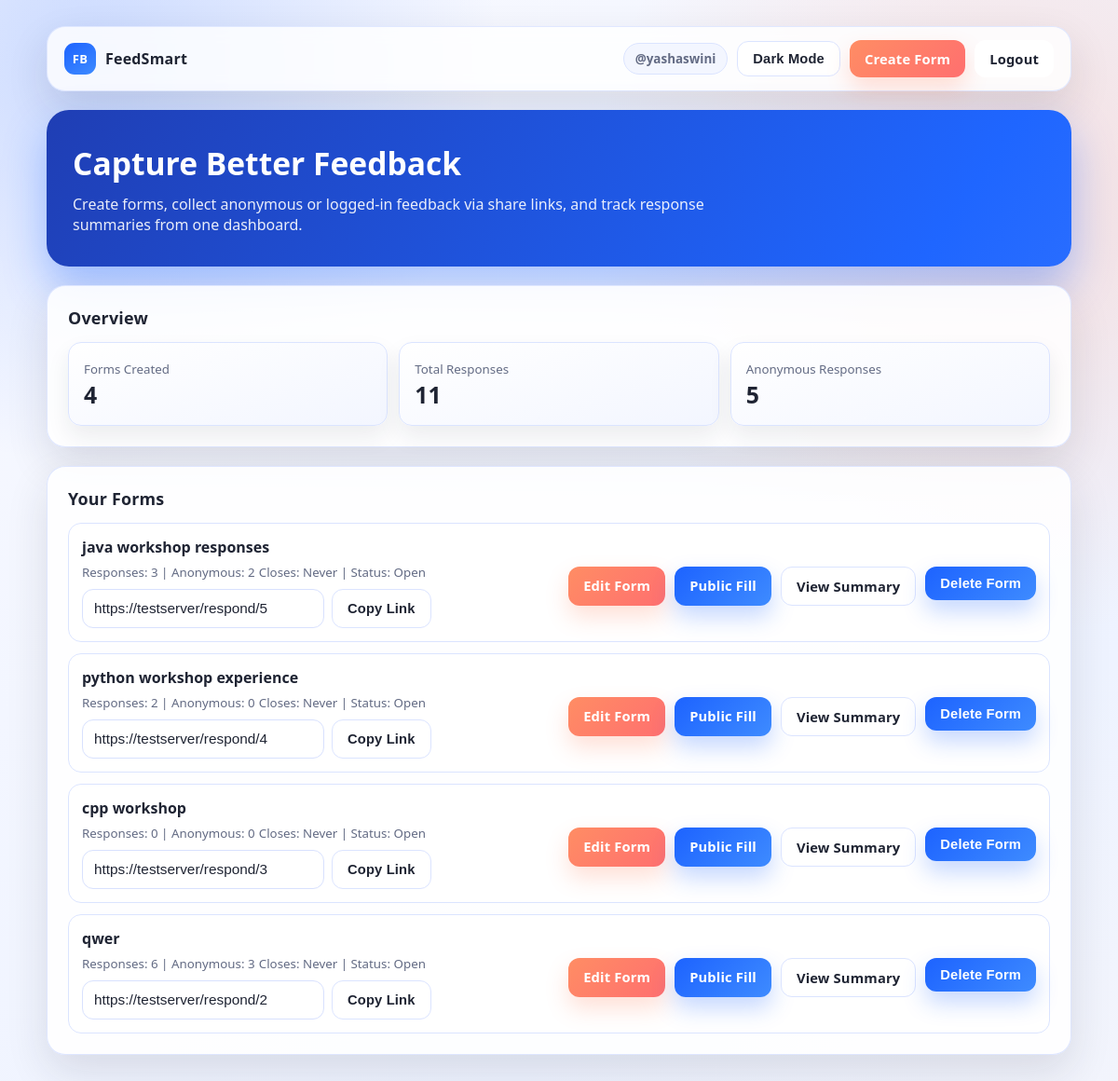
Screenshot of /home (signed in) with the database file from the repository.
### models.py (models this page shows)
class Form(db.Model):
    id = db.Column(db.Integer, primary_key=True)
    title = db.Column(db.String(200), nullable=False)
    user_id = db.Column(db.Integer, db.ForeignKey('user.id'))
    closing_at = db.Column(DateTime, nullable=True)

### app.py (the view)
@app.route('/home')
@login_required
def index():
    forms = Form.query.filter_by(user_id=session['user_id']).order_by(Form.id.desc()).all()
    responses = Response.query.filter_by(user_id=session['user_id']).all()
    response_counts = Counter(r.form_id for r in responses)
    anonymous_counts = Counter(r.form_id for r in responses if r.username == 'Anonymous')
    total_forms = len(forms)
    total_responses = len(responses)
    total_anonymous = sum(anonymous_counts.values())
    form_cards = []
    for form in forms:
        form_cards.append({
            'form': form,
            'response_count': response_counts.get(form.id, 0),
            'anonymous_count': anonymous_counts.get(form.id, 0),
            'share_url': build_public_url('public_form', form_id=form.id),
            'is_closed': is_form_closed(form),
        })
    return render_template(
        'index.html',
        forms=forms,
        form_cards=form_cards,
        total_forms=total_forms,
        total_responses=total_responses,
        total_anonymous=total_anonymous,
    )

### app.py (called while the page is built)
def login_required(view):
    @wraps(view)
    def wrapped_view(*args, **kwargs):
        if 'user_id' not in session:
            return redirect(url_for('login'))
        return view(*args, **kwargs)
    return wrapped_view

def is_form_closed(form):
    return bool(form.closing_at and datetime.utcnow() > form.closing_at)

def build_public_url(endpoint, **values):
    path = url_for(endpoint, **values)
    configured_base = os.environ.get('PUBLIC_BASE_URL', '').strip().rstrip('/')
    base = configured_base or public_tunnel_url
    if base:
        return f'{base}{path}'
    return url_for(endpoint, _external=True, _scheme='https', **values)

@app.context_processor
def inject_user():
    return {'current_username': session.get('username')}

### templates/index.html (shortened to what this page needs)
<!DOCTYPE html>
<html>
<head>
    <link rel="stylesheet" href="/static/style.css">
</head>
<body>
    <main class="page">
        <header class="topbar reveal">
            <a class="brand" href="/home">
                <span class="brand-badge">FB</span>
                <span>FeedSmart</span>
            </a>
            <nav class="nav-links">
                <span class="user-pill">@{{ current_username }}</span>
                <button type="button" class="btn btn-secondary theme-toggle" onclick="toggleTheme()">Theme</button>
                <a href="/create" class="btn-link btn btn-accent">Create Form</a>
                <a href="/logout" class="btn-link btn btn-secondary">Logout</a>
            </nav>
        </header>
        <section class="hero reveal delay-1">
            <h1>Capture Better Feedback</h1>
            <p>Create forms, collect anonymous or logged-in feedback via share links, and track response summaries from one dashboard.</p>
        </section>
        <section class="section reveal delay-2">
            <h2 class="section-title">Overview</h2>
            <div class="metric-grid">
                <article class="card metric-card">
                    <small class="hint">Forms Created</small>
                    <h3>{{ total_forms }}</h3>
                </article>
                <article class="card metric-card">
                    <small class="hint">Total Responses</small>
                    <h3>{{ total_responses }}</h3>
                </article>
                <article class="card metric-card">
                    <small class="hint">Anonymous Responses</small>
                    <h3>{{ total_anonymous }}</h3>
                </article>
            </div>
        </section>
        <section class="section reveal delay-2">
            <h2 class="section-title">Your Forms</h2>
            {% if form_cards %}
                <div class="form-list">
                    {% for item in form_cards %}
                    <article class="form-item reveal delay-3">
                        <div>
                            <strong>{{ item.form.title }}</strong>
                            <small class="hint">Responses: {{ item.response_count }} | Anonymous: {{ item.anonymous_count }}</small>
                            <small class="hint">
                                {% if item.form.closing_at %}
                                    Closes: {{ item.form.closing_at.strftime('%d %b %Y %H:%M') }}
                                    {% if item.is_closed %}| Status: Closed{% else %}| Status: Open{% endif %}
                                {% else %}
                                    Closes: Never | Status: Open
                                {% endif %}
                            </small>
                            <div class="share-row">
                                <input id="share-{{ item.form.id }}" value="{{ item.share_url }}" readonly>
                                <button type="button" class="btn btn-secondary" onclick="copyShare('share-{{ item.form.id }}')">Copy Link</button>
                            </div>
                        </div>
                        <div class="actions">
                            <a href="/edit/{{ item.form.id }}" class="btn btn-accent">Edit Form</a>
                            <a href="/respond/{{ item.form.id }}" class="btn btn-primary">Public Fill</a>
                            <a href="/summary/{{ item.form.id }}" class="btn btn-secondary">View Summary</a>
                            <form method="post" action="/delete/{{ item.form.id }}" onsubmit="return confirm('Delete this form and all its responses?');">
                                <button type="submit" class="btn btn-danger">Delete Form</button>
                            </form>
                        </div>
                    </article>
                    {% endfor %}
                </div>
            {% else %}
                <div class="empty">No forms yet. Create your first form to get started.</div>
            {% endif %}
        </section>
    </main>
</body>
</html>

### rows the page displays
Form: form "java workshop responses"
Form: form "python workshop experience"
Form: form "cpp workshop"
Form: form "qwer"

### other values shown
{{ current_username }} "yashaswini"
{{ total_forms }} "4"
{{ total_responses }} "11"
{{ total_anonymous }} "5"
{{ item.response_count }} "3" "2" "0" "6"
{{ item.anonymous_count }} "2" "0" "0" "3"
